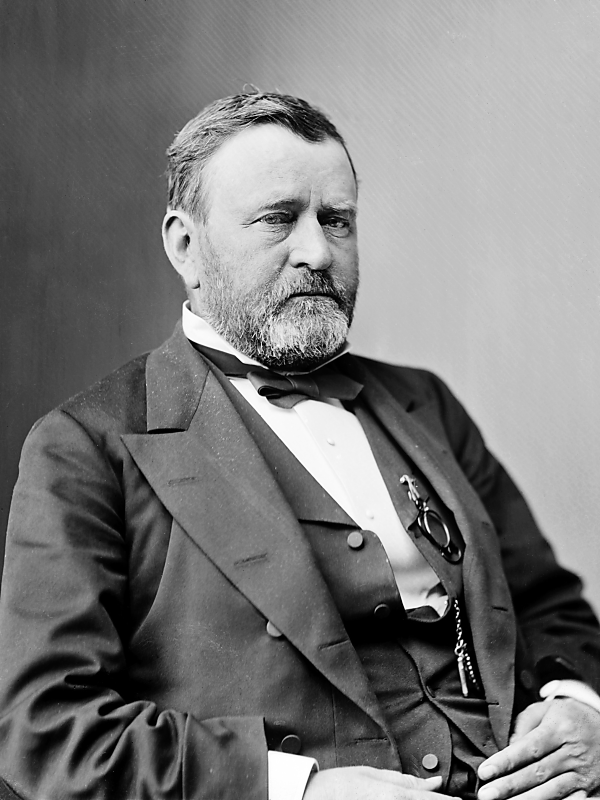
#> input picture 1100/ascii_art/grant.jpg, 1200 x 1600 px (shown at 1/2 size)
$ python aa_v1.py grant.jpg
#> lines starting #> are read from the running program, lines starting #| are printed output that depends on the picture
import cv2
import sys

def ProcessImage(file_name):
#> called with file_name = 'grant.jpg'
	desired_width = 132
	img = cv2.imread(file_name)
#> img is the input picture: shape (1600, 1200, 3); min 0, max 255, mean 122.2
	if img is None:
		print('Could not open', file_name, 'as an image')
		sys.exit(1)
	height, width, depth = img.shape
#> height = 1600; width = 1200; depth = 3
	new_size = (int(desired_width), int(width / height * desired_width))
#> new_size = (132, 99)
	img = cv2.resize(img, new_size, interpolation=cv2.INTER_AREA)
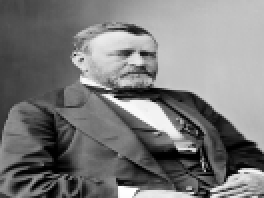
#> img: shape (99, 132, 3) (shown 2 times larger); min 0, max 254, mean 122.2
	img = cv2.cvtColor(img, cv2.COLOR_RGB2GRAY)
#> img: shape (99, 132)
	return img


if len(sys.argv) < 2:
	print('Must specify a jpg file')
	sys.exit(1)

grays = " .:-=+*#%@"
gray_levels = 255.0 / len(grays)

img = ProcessImage(sys.argv[1])
height, width = img.shape
#> height = 99; width = 132

for line in range(0, height):
	for column in range(0, width):
		original_value = img[line, column]
		mapped_value = int(original_value / gray_levels)
		print('%c' % grays[mapped_value], end='')
	print()

sys.exit(0)
#> (the program exits here)
